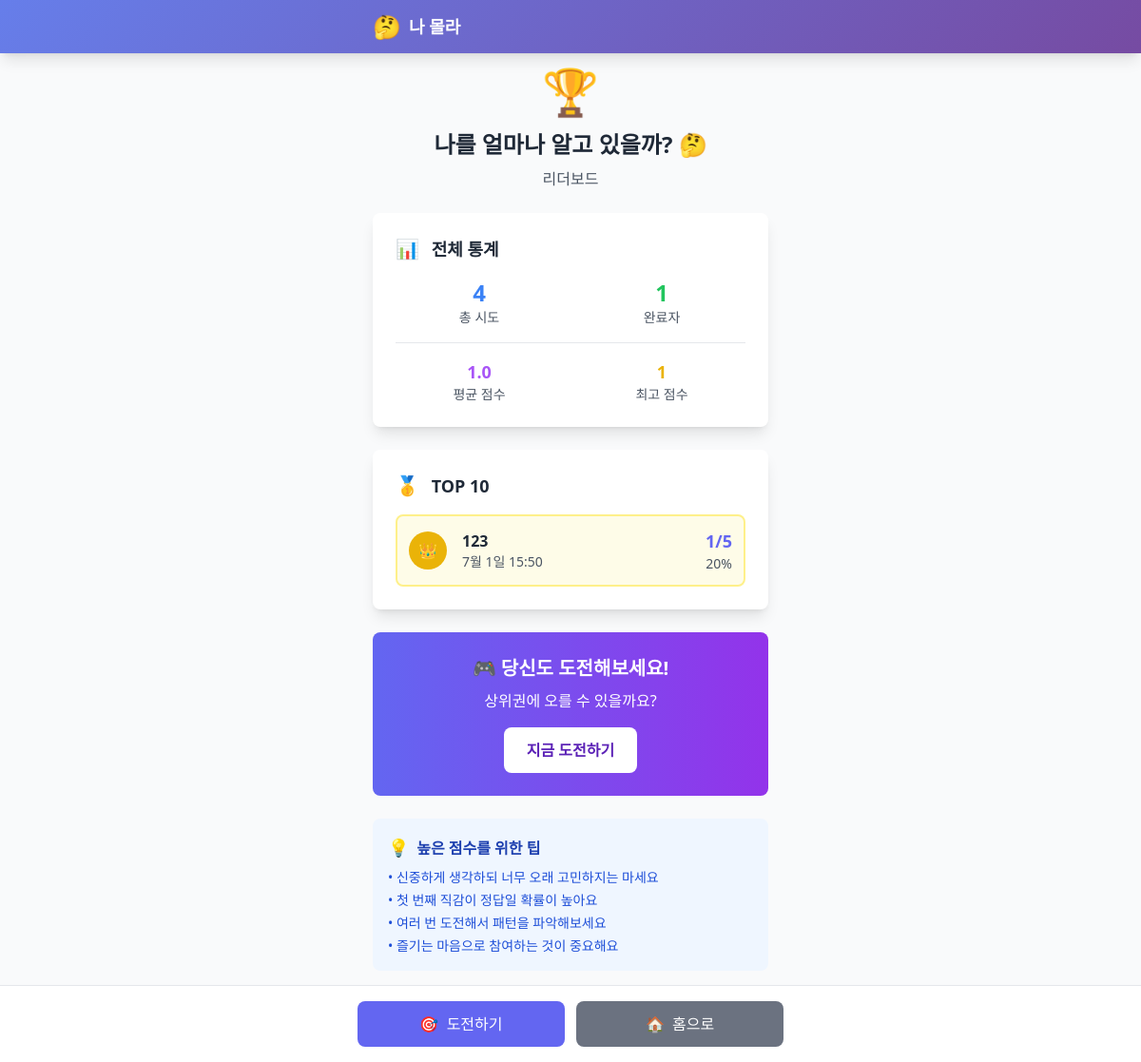
The app's page /quiz/1/leaderboard/ with its own data.
### quiz/models.py (models this page shows, shortened)
class Quiz(models.Model):
    title = models.CharField(max_length=200, verbose_name="퀴즈 제목")
    description = models.TextField(blank=True, verbose_name="설명")
    is_active = models.BooleanField(default=True, verbose_name="활성화")
    created_at = models.DateTimeField(auto_now_add=True)
    updated_at = models.DateTimeField(auto_now=True)
    class Meta:
        verbose_name = "퀴즈"
        verbose_name_plural = "퀴즈 목록"

class QuizStats(models.Model):
    quiz = models.OneToOneField(Quiz, on_delete=models.CASCADE, related_name='stats')
    total_attempts = models.IntegerField(default=0, verbose_name="총 시도 횟수")
    total_completions = models.IntegerField(default=0, verbose_name="총 완료 횟수")
    average_score = models.FloatField(default=0.0, verbose_name="평균 점수")
    highest_score = models.IntegerField(default=0, verbose_name="최고 점수")
    updated_at = models.DateTimeField(auto_now=True)
    class Meta:
        verbose_name = "퀴즈 통계"
        verbose_name_plural = "퀴즈 통계 목록"

class UserSession(models.Model):
    session_id = models.UUIDField(default=uuid.uuid4, unique=True, editable=False)
    nickname = models.CharField(max_length=50, verbose_name="닉네임")
    quiz = models.ForeignKey(Quiz, on_delete=models.CASCADE, related_name='user_sessions')
    current_question = models.ForeignKey(Question, on_delete=models.SET_NULL, null=True, blank=True)
    is_completed = models.BooleanField(default=False, verbose_name="완료 여부")
    score = models.IntegerField(default=0, verbose_name="점수")
    total_questions = models.IntegerField(default=0, verbose_name="총 문제 수")
    started_at = models.DateTimeField(auto_now_add=True)
    completed_at = models.DateTimeField(null=True, blank=True)
    class Meta:
        verbose_name = "사용자 세션"
        verbose_name_plural = "사용자 세션 목록"
    @property
    def completion_percentage(self):
        if self.total_questions == 0:
            return 0
        return (self.score / self.total_questions) * 100

### quiz/views.py (the view)
# urls.py: path('quiz/<int:quiz_id>/leaderboard/', views.leaderboard, name='leaderboard'),
def leaderboard(request, quiz_id):
    quiz = get_object_or_404(Quiz, id=quiz_id, is_active=True)
    top_sessions = UserSession.objects.filter(
        quiz=quiz,
        is_completed=True
    ).order_by('-score', 'completed_at')[:10]
    stats, created = QuizStats.objects.get_or_create(quiz=quiz)
    context = {
        'quiz': quiz,
        'top_sessions': top_sessions,
        'stats': stats,
    }
    return render(request, 'quiz/leaderboard.html', context)

### quiz/templates/quiz/leaderboard.html (shortened to what this page needs)
{% extends 'quiz/base.html' %}
{% block content %}
<div class="p-4">
    <div class="text-center mb-6 animate-fade-in">
        <div class="mb-4">
            <span class="text-5xl">🏆</span>
        </div>
        <h1 class="text-2xl font-bold text-gray-800 mb-2">{{ quiz.title }}</h1>
        <p class="text-gray-600">리더보드</p>
    </div>
    <div class="bg-white rounded-lg shadow-lg p-6 mb-6 animate-fade-in">
        <h2 class="text-lg font-semibold text-gray-800 mb-4">
            <span class="text-xl mr-2">📊</span>
            전체 통계
        </h2>
        <div class="grid grid-cols-2 gap-4 mb-4">
            <div class="text-center">
                <div class="text-2xl font-bold text-blue-500">{{ stats.total_attempts }}</div>
                <div class="text-sm text-gray-600">총 시도</div>
            </div>
            <div class="text-center">
                <div class="text-2xl font-bold text-green-500">{{ stats.total_completions }}</div>
                <div class="text-sm text-gray-600">완료자</div>
            </div>
        </div>
        {% if stats.total_completions > 0 %}
        <div class="grid grid-cols-2 gap-4 pt-4 border-t border-gray-200">
            <div class="text-center">
                <div class="text-lg font-semibold text-purple-500">{{ stats.average_score|floatformat:1 }}</div>
                <div class="text-sm text-gray-600">평균 점수</div>
            </div>
            <div class="text-center">
                <div class="text-lg font-semibold text-yellow-500">{{ stats.highest_score }}</div>
                <div class="text-sm text-gray-600">최고 점수</div>
            </div>
        </div>
        {% endif %}
    </div>
    {% if top_sessions %}
    <div class="bg-white rounded-lg shadow-lg p-6 mb-6">
        <h2 class="text-lg font-semibold text-gray-800 mb-4">
            <span class="text-xl mr-2">🥇</span>
            TOP 10
        </h2>
        <div class="space-y-3">
            {% for session in top_sessions %}
            <div class="flex items-center p-3 rounded-lg {% if forloop.first %}bg-yellow-50 border-2 border-yellow-200{% elif forloop.counter == 2 %}bg-gray-50 border-2 border-gray-200{% elif forloop.counter == 3 %}bg-orange-50 border-2 border-orange-200{% else %}bg-gray-50{% endif %} animate-fade-in">
                <div class="flex-shrink-0 w-10 h-10 rounded-full flex items-center justify-center {% if forloop.first %}bg-yellow-500 text-white{% elif forloop.counter == 2 %}bg-gray-500 text-white{% elif forloop.counter == 3 %}bg-orange-500 text-white{% else %}bg-gray-300 text-gray-700{% endif %} font-bold">
                    {% if forloop.first %}
                        👑
                    {% elif forloop.counter == 2 %}
                        🥈
                    {% elif forloop.counter == 3 %}
                        🥉
                    {% else %}
                        {{ forloop.counter }}
                    {% endif %}
                </div>
                <div class="flex-1 ml-4">
                    <div class="font-semibold text-gray-800">{{ session.nickname }}</div>
                    <div class="text-sm text-gray-600">
                        {{ session.completed_at|date:"n월 j일 G:i" }}
                    </div>
                </div>
                <div class="text-right">
                    <div class="text-lg font-bold text-primary-500">
                        {{ session.score }}/{{ session.total_questions }}
                    </div>
                    <div class="text-sm text-gray-600">
                        {{ session.completion_percentage|floatformat:0 }}%
                    </div>
                </div>
            </div>
            {% endfor %}
        </div>
    </div>
    {% endif %}
    {% if top_sessions %}
    <div class="bg-gradient-to-r from-primary-500 to-purple-600 text-white rounded-lg p-6 mb-6">
        <div class="text-center">
            <h2 class="text-xl font-bold mb-2">🎮 당신도 도전해보세요!</h2>
            <p class="mb-4">상위권에 오를 수 있을까요?</p>
            <a href="{% url 'quiz:quiz_detail' quiz.id %}"
               class="inline-block bg-white text-primary-600 py-3 px-6 rounded-lg font-semibold hover:bg-gray-100 transition-colors touch-feedback">
                지금 도전하기
            </a>
        </div>
    </div>
    {% endif %}
    <div class="bg-blue-50 rounded-lg p-4">
        <h3 class="font-semibold text-blue-800 mb-2">
            <span class="text-lg mr-1">💡</span>
            높은 점수를 위한 팁
        </h3>
        <ul class="text-sm text-blue-700 space-y-1">
            <li>• 신중하게 생각하되 너무 오래 고민하지는 마세요</li>
            <li>• 첫 번째 직감이 정답일 확률이 높아요</li>
            <li>• 여러 번 도전해서 패턴을 파악해보세요</li>
            <li>• 즐기는 마음으로 참여하는 것이 중요해요</li>
        </ul>
    </div>
</div>
{% endblock %}
{% block bottom_actions %}
<div class="grid grid-cols-2 gap-3">
    <a href="{% url 'quiz:quiz_detail' quiz.id %}"
       class="bg-primary-500 text-white py-3 px-4 rounded-lg text-center font-medium hover:bg-primary-600 transition-colors touch-feedback">
        <span class="mr-1">🎯</span>
        도전하기
    </a>
    <a href="{% url 'quiz:home' %}"
       class="bg-gray-500 text-white py-3 px-4 rounded-lg text-center font-medium hover:bg-gray-600 transition-colors touch-feedback">
        <span class="mr-1">🏠</span>
        홈으로
    </a>
</div>
{% endblock %}

### quiz/templates/quiz/base.html (style rules this page uses)
body { -webkit-touch-callout: none; -webkit-user-select: none; -webkit-tap-highlight-color: transparent; overscroll-behavior: none; }
html { scroll-behavior: smooth; }
.touch-feedback { transition: all 0.15s ease; }

### records on screen
Quiz: title "나를 얼마나 알고 있을까? 🤔"
QuizStats: total_attempts "4", total_completions "1", average_score "1.0", highest_score "1"
UserSession: nickname "123", completed_at "7월 1일 15:50", score "1", total_questions "5", completion_percentage "20"
